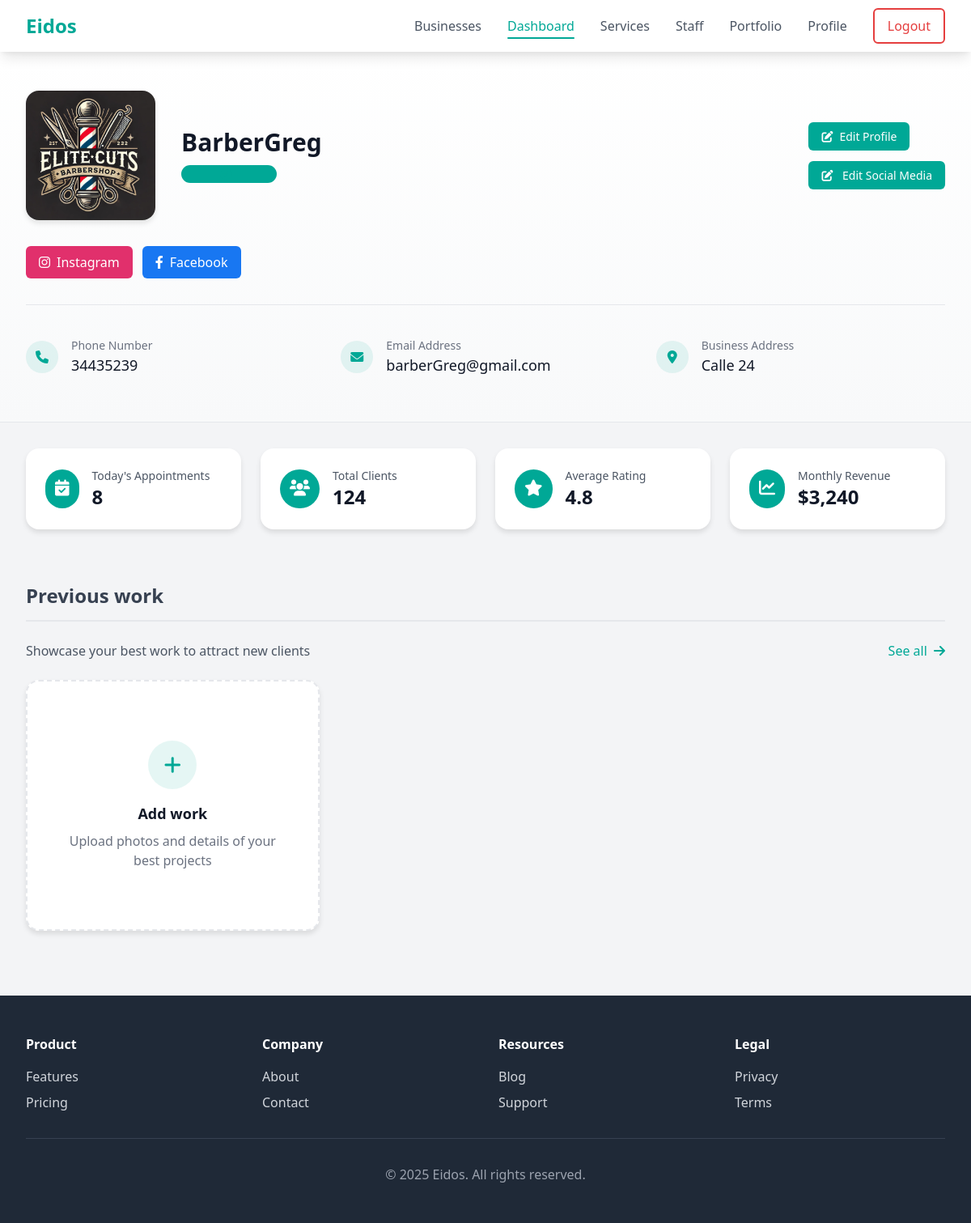
Page /business/dashboard/ (signed in) on the earlier database version.
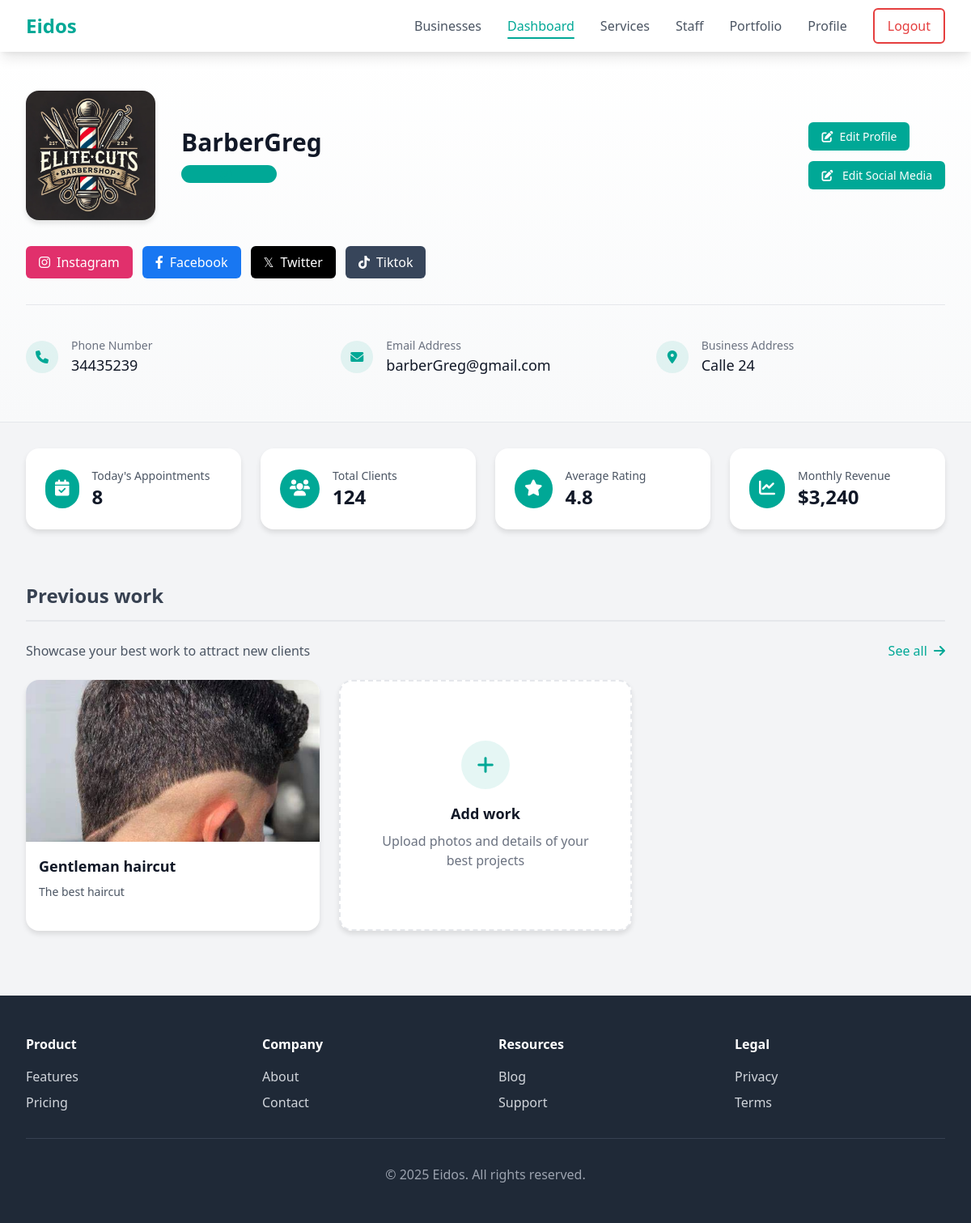
Same page on the later database version.
### business/models.py (models this page shows, shortened)
class PortfolioItem(models.Model):
    business = models.ForeignKey(BusinessAccount, on_delete=models.CASCADE, related_name='portfolio_items', default=get_default_business)
    title = models.CharField(max_length=100)
    description = models.TextField()
    image = models.ImageField(upload_to='portfolio/')
    created_at = models.DateTimeField(auto_now_add=True)

### business/views.py (the view)
# urls.py: path('dashboard/', views.provideDashboardSection, name="business_dashboard"),
@login_required
def provideDashboardSection(request):
    try:
        business = BusinessAccount.objects.get(user=request.user)
    except BusinessAccount.DoesNotExist:
        messages.error(request, "Business profile not found")
        return redirect('home')
    portfolio_items = business.portfolio_items.all()
    return render(request, 'dashboard.html', {'business': business, 'portfolio_items': portfolio_items})

### business/templates/dashboard.html (shortened to what the changed rows need)
{% extends 'base.html' %}
{% block content %}
    <section class="hero-section">
        <div class="max-w-7xl mx-auto px-4 sm:px-6 lg:px-8 py-12">
            <div class="flex flex-col md:flex-row items-start md:items-center justify-between mb-8">
                <div class="flex items-center mb-6 md:mb-0">
                    <div>
                        <h1 class="text-3xl font-bold text-gray-900 mb-2">{{ business.name }}</h1>
                    </div>
                </div>
            </div>
            <div class="flex mb-8">
                <div class="flex items-center space-x-3">
                    {% if business.twitter %}
                        <a href="{{ business.twitter }}" class="social-btn" target="_blank" style="background-color: #000;">
                            <i class="fab fa-x-twitter">𝕏</i>
                            <span>Twitter</span>
                        </a>
                    {% endif %}
                    {% if business.tiktok %}
                    <a href="{{ business.tiktok }}" class="social-btn" target="_blank" style="background-color: #37455A;">
                        <i class="fab fa-tiktok"></i>
                        <span>Tiktok</span>
                    </a>
                    {% endif %}
                </div>
            </div>
        </div>
    </section>
    <div class="max-w-7xl mx-auto px-4 sm:px-6 lg:px-8 py-8">
        <h2 class="section-title">Previous work</h2>
        <div class="grid grid-cols-1 md:grid-cols-3 gap-6 mb-12">
            {% if portfolio_items %}
                {% for item in portfolio_items|slice:":2" %}
                <div class="portfolio-card">
                    <img src="{{ item.image.url }}" alt="{{ item.title }}" class="portfolio-image">
                    <div class="p-4">
                        <h3 class="text-lg font-bold text-gray-900 mb-2">{{ item.title }}</h3>
                        <p class="text-gray-600 text-sm mb-3">{{ item.description|truncatechars:60 }}</p>
                    </div>
                </div>
                {% endfor %}
            {% endif %}
        </div>
    </div>
{% endblock %}

Differences in the rows shown:
changed BusinessAccount "BarberGreg": twitter empty → "https://x.com/barbergreg" (drawn)
added PortfolioItem: image (picture), title "Gentleman haircut", description "The best haircut"
Other differences:
text now shown: "𝕏 Twitter Tiktok"
